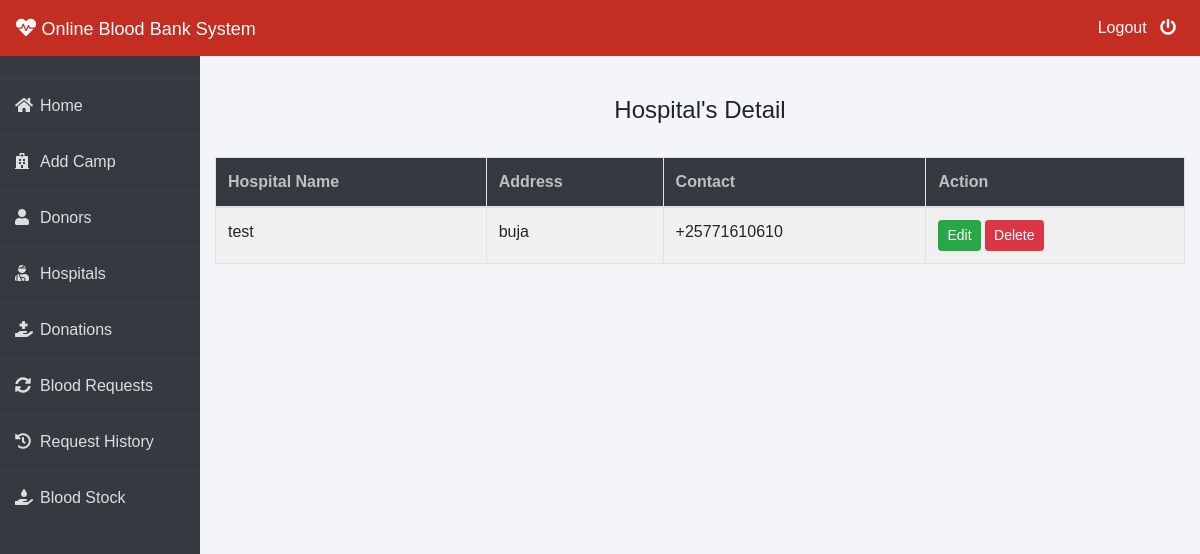
The app's page /admin-patient (signed in), older data.
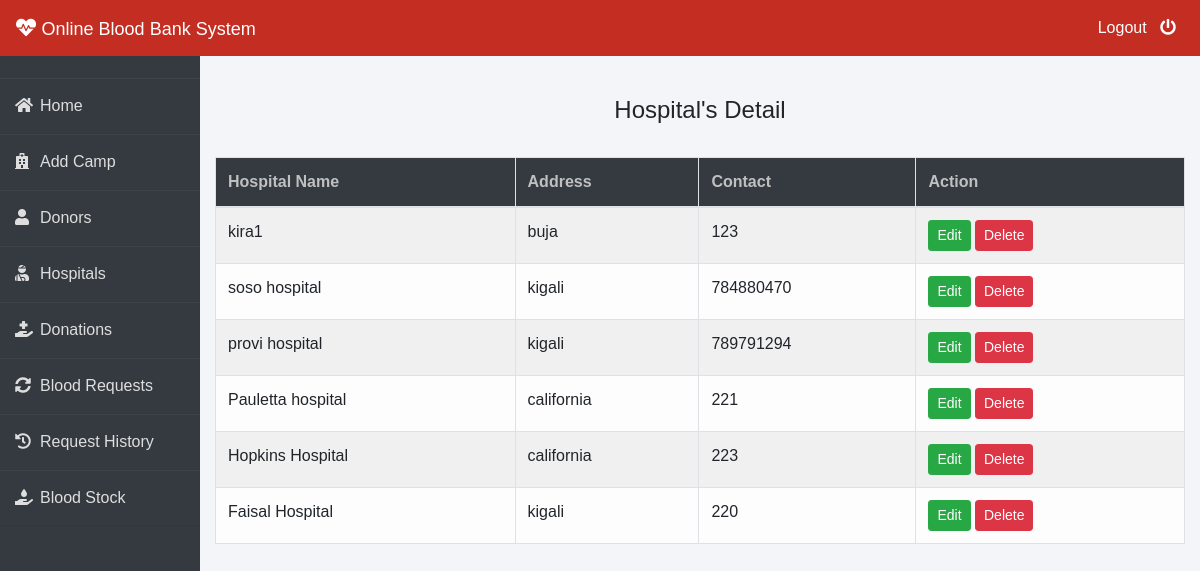
The same page, newer data.
### patient/models.py (models this page shows, shortened)
class Patient(models.Model):
    user=models.OneToOneField(User,on_delete=models.CASCADE)
    hospital_name=models.CharField(max_length=30)
    address = models.CharField(max_length=40)
    mobile = models.CharField(max_length=20,null=False)

### blood/views.py (the view)
# urls.py: path('admin-patient', views.admin_patient_view,name='admin-patient'),
@login_required(login_url='adminlogin')
def admin_patient_view(request):
    patients = pmodels.Patient.objects.all()
    return render(request, 'blood/admin_patient.html', {'patients': patients})

### templates/blood/admin_patient.html
{% extends 'blood/adminbase.html' %}
{% block content %}
{% load widget_tweaks %}
{%load static%}
<br><br>
<div class="container">
    <H4 class="text-center">Hospital's Detail</H4><br>
    <table class="table table-light table-hover table-bordered table-striped">
        <thead class="bg-dark">
            <tr>
                <th scope="col" style="color: rgb(192, 192, 192);">Hospital Name</th>
                <th scope="col" style="color: rgb(192, 192, 192);">Address</th>
                <th scope="col" style="color: rgb(192, 192, 192);">Contact</th>
                <th style="color: rgb(192, 192, 192);">Action</th>
            </tr>
        </thead>
        <tbody>
            {% for t in patients %}
            <tr>
                <td> {{t.hospital_name}}</td>
                <td>{{t.address}}</td>
                <td>{{t.mobile}}</td>
                <td>
                    <button class="btn btn-success btn-sm"><a  style="text-decoration: none;color: white;" href="{% url 'update-patient' t.id  %}">Edit</a> </button>
                    <button class="btn btn-danger btn-sm"><a  style="text-decoration: none;color: white;" href="{% url 'delete-patient' t.id  %}">Delete</a> </button>
                </td>
            </tr>
            {% endfor %}
        </tbody>
    </table>
</div>
{% endblock content %}

### templates/blood/adminbase.html (shortened to what this page needs)
<!DOCTYPE html>
<html lang="en">
{% load static %}
<head>
    <link rel="stylesheet" href="https://maxcdn.bootstrapcdn.com/bootstrap/4.0.0/css/bootstrap.min.css">
    <link rel="stylesheet" href="https://cdnjs.cloudflare.com/ajax/libs/font-awesome/5.14.0/css/all.css">
</head>
<body>
    <nav class="navbar navbar-expand-lg navbar-light fixed-top bg-danger">
        <a style="color:white;" class="navbar-brand" href="/"><i class="fa fa-heartbeat"></i>&nbsp;<font face = "Comic sans MS" size ="4">Online Blood Bank System</font></a>
        <div class="navbar-collapse collapse w-100 order-3 dual-collapse2">
            <ul class="navbar-nav ml-auto">
                <li class="nav-item">
                    <a class="nav-link" style="color: white;" href="/logout">Logout &nbsp; <i class="fas fa-power-off"></i></a>
                </li>
            </ul>
        </div>
      </nav>
<br><br>
<div class="wrapper">
    <div class="sidebar">
        <ul>
            <li><a style="text-decoration:none;" href="/"><i class="fas fa-home"></i>Home</a></li>
            <li><a style="text-decoration:none;" href="{% url 'admin_add_hospital' %}"><i class="fas fa-hospital"></i>Add Camp</a></li>
            <li><a style="text-decoration:none;" href="/admin-donor"><i class="fas fa-user"></i>Donors</a></li>
            <li><a style="text-decoration:none;" href="/admin-patient"><i class="fas fa-user-injured"></i>Hospitals</a></li>
            <li><a style="text-decoration:none;" href="/admin-donation"><i class="fas fa-hand-holding-medical"></i>Donations</a></li>
            <li><a style="text-decoration:none;" href="/admin-request"><i class="fas fa-sync-alt"></i>Blood Requests</a></li>
            <li><a style="text-decoration:none;" href="/admin-request-history"><i class="fas fa-history"></i>Request History</a></li>
            <li><a style="text-decoration:none;" href="/admin-blood"><i class="fas fa-hand-holding-water"></i>Blood Stock</a></li>
        </ul>
    </div>
    <div class="main_content">
{% block content %}
{% endblock content %}
    </div>
</div>
</body>
</html>

### templates/blood/adminbase.html (style rules this page uses)
* { margin: 0; padding: 0; box-sizing: border-box; list-style: none; text-decoration: none; font-family: 'Josefin Sans', sans-serif; }
body { background-color: #f3f5f9; }
.bg-danger { background-color: #c32d22!important; }
.wrapper { display: flex; position: relative; }
.wrapper .sidebar { width: 200px; height: 100%; background: #343a40; padding: 30px 0px; position: fixed; }
.wrapper .sidebar ul li { padding: 15px; border-bottom: 1px solid #dedede; border-bottom: 1px solid rgba(0,0,0,0.05); border-top: 1px solid rgba(255,255,255,0.05); }
.wrapper .sidebar ul li a { color: #dedede; display: block; }
.wrapper .sidebar ul li a .fas { width: 25px; }
.wrapper .main_content { width: 100%; margin-left: 200px; }

Row changes from the older to the newer data that the page shows:
removed Patient: hospital_name "test", address "buja", mobile "+25771610610"
added Patient: hospital_name "kira1", address "buja", mobile "123"
added Patient: hospital_name "soso hospital", address "kigali", mobile "784880470"
added Patient: hospital_name "provi hospital", address "kigali", mobile "789791294"
added Patient: hospital_name "Pauletta hospital", address "california", mobile "221"
added Patient: hospital_name "Hopkins Hospital", address "california", mobile "223"
added Patient: hospital_name "Faisal Hospital", address "kigali", mobile "220"
